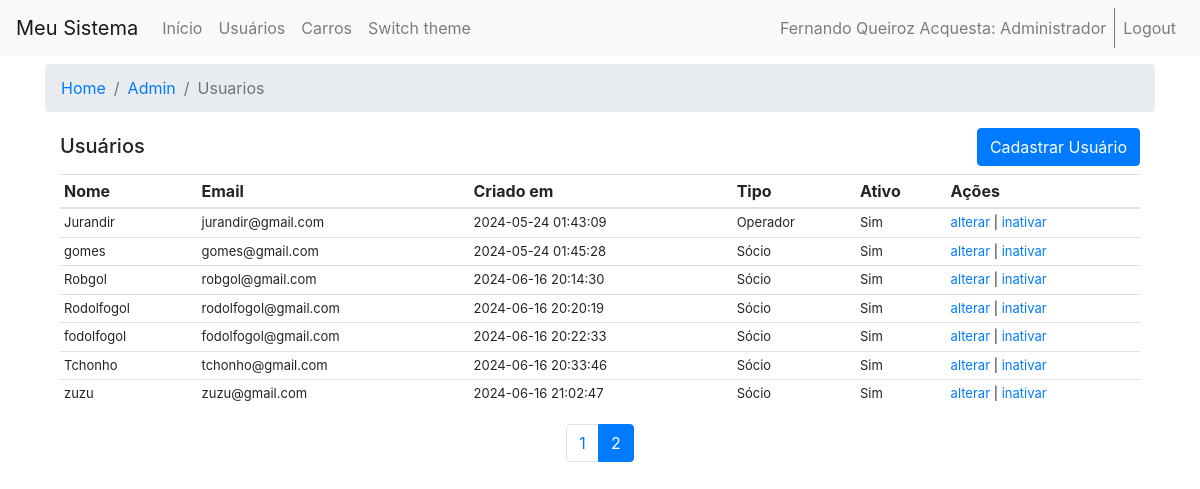
Page /views/admin/usuarios.php?page=2 (signed in) on the committed database.
### tables this page shows
CREATE TABLE `usuarios` (
  `id` int(11) NOT NULL,
  `nome` varchar(100) NOT NULL,
  `email` varchar(100) NOT NULL,
  `senha` varchar(255) NOT NULL,
  `criado_em` timestamp NOT NULL DEFAULT current_timestamp(),
  `tipo_usuario_id` int(11) NOT NULL,
  `ativo` tinyint(1) DEFAULT 1
);

CREATE TABLE `tipos_usuarios` (
  `id` int(11) NOT NULL,
  `tipo` varchar(50) NOT NULL
);

### classes/Database.php (called while the page is built, shortened)
<?php
class Database {
    private static $instance = null;
    private $pdo;
    private function __construct() {
        try {
            $this->pdo = new PDO('mysql:host=localhost;dbname=projeto_oo', 'root', '');
            $this->pdo->setAttribute(PDO::ATTR_ERRMODE, PDO::ERRMODE_EXCEPTION);
        } catch (PDOException $e) {
            $this->error = $e->getMessage();
        }
    }
    public static function getInstance() {
        if (self::$instance == null) {
            self::$instance = new Database();
        }
        return self::$instance;
    }
    public function query($sql, $params = []) {
        try {
            $stmt = $this->pdo->prepare($sql);
            $stmt->execute($params);
            return $stmt->fetchAll(PDO::FETCH_ASSOC);
        } catch (PDOException $e) {
            $this->error = $e->getMessage();
            return [];
        }
    }
}

### classes/Usuario.php (called while the page is built, shortened)
<?php
class Usuario
{
    protected $db;
    public function __construct()
    {
        $this->db = Database::getInstance();
    }
    public function listar($limit = 10, $offset = 0) {
        $sql = "SELECT u.id, u.nome, u.email, u.criado_em, u.ativo, tu.tipo
                FROM usuarios u
                LEFT JOIN tipos_usuarios tu ON tu.id = u.tipo_usuario_id
                LIMIT $limit OFFSET $offset";
        $usuarios = $this->db->query($sql);
        return $usuarios;
    }
    public function contarUsuarios() {
        $sql = "SELECT COUNT(*) as total FROM usuarios";
        $result = $this->db->query($sql);
        return $result[0]['total'];
    }
}

### views/admin/usuarios.php (the view, shortened to what this page needs)
<?php
$usuarios = new Usuario();
$usuarios->checkAdmin();
$limit = 10;
$page = isset($_GET['page']) ? (int)$_GET['page'] : 1;
$offset = ($page - 1) * $limit;
$usuariosList = $usuarios->listar($limit, $offset);
$totalUsuarios = $usuarios->contarUsuarios();
$totalPages = ceil($totalUsuarios / $limit);
?>
<?php include '../navbar.php'; ?>
<div class="container">
    <div class="row" style="justify-content: space-between; align-items: baseline; margin-right: 0px; margin-left: 0px;">
        <h5 style="width: fit-content;">Usuários</h5>
        <a href="<?php echo $baseUrl; ?>/views/admin/usuario_cadastrar.php" class="btn btn-primary mb-2">Cadastrar Usuário</a>
    </div>
    <table class="table table-hover">
        <thead>
            <tr>
                <th>Nome</th>
                <th>Email</th>
                <th>Criado em</th>
                <th>Tipo</th>
                <th>Ativo</th>
                <th>Ações</th>
            </tr>
        </thead>
        <tbody style="font-size: small;">
            <?php foreach ($usuariosList as $usuario) : ?>
                <tr>
                    <td><?php echo $usuario['nome']; ?></td>
                    <td><?php echo $usuario['email']; ?></td>
                    <td><?php echo $usuario['criado_em']; ?></td>
                    <td><?php echo $usuario['tipo']; ?></td>
                    <td><?php echo ($usuario['ativo'] == 1) ? 'Sim' : 'Não'; ?></td>
                    <td><a href="">alterar</a> | <a href="">inativar</a></td>
                </tr>
            <?php endforeach; ?>
        </tbody>
    </table>
    <div class="row" style="justify-content: center">
        <nav>
            <ul class="pagination">
                <?php for ($i = 1; $i <= $totalPages; $i++) : ?>
                    <li class="page-item <?php echo $i == $page ? 'active' : ''; ?>">
                        <a class="page-link" href="?page=<?php echo $i; ?>"><?php echo $i; ?></a>
                    </li>
                <?php endfor; ?>
            </ul>
        </nav>
    </div>
</div>
<?php include '../footer.php'; ?>

### public/css/style.css (style rules this page uses)
.table td, .table th { padding: .25rem !important; }

### rows in the picture
usuarios: nome "Jurandir", email "jurandir@gmail.com", criado_em "2024-05-24 01:43:09", tipo_usuario.tipo "Operador", ativo "Sim"
usuarios: nome "gomes", email "gomes@gmail.com", criado_em "2024-05-24 01:45:28", tipo_usuario.tipo "Sócio", ativo "Sim"
usuarios: nome "Robgol", email "robgol@gmail.com", criado_em "2024-06-16 20:14:30", tipo_usuario.tipo "Sócio", ativo "Sim"
usuarios: nome "Rodolfogol", email "rodolfogol@gmail.com", criado_em "2024-06-16 20:20:19", tipo_usuario.tipo "Sócio", ativo "Sim"
usuarios: nome "fodolfogol", email "fodolfogol@gmail.com", criado_em "2024-06-16 20:22:33", tipo_usuario.tipo "Sócio", ativo "Sim"
usuarios: nome "Tchonho", email "tchonho@gmail.com", criado_em "2024-06-16 20:33:46", tipo_usuario.tipo "Sócio", ativo "Sim"
usuarios: nome "zuzu", email "zuzu@gmail.com", criado_em "2024-06-16 21:02:47", tipo_usuario.tipo "Sócio", ativo "Sim"

### other values in the picture
$_SESSION['nome'] "Fernando Queiroz Acquesta"
$_SESSION['tipo'] "Administrador"
$part "Admin"
